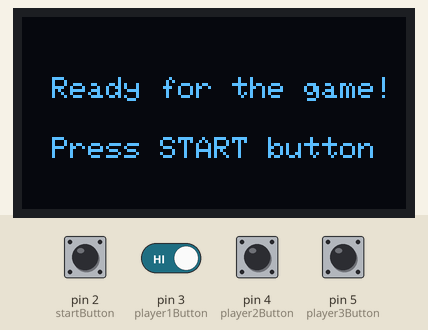
The sketch below on a simulated Arduino Uno, built with avr-gcc and run on an emulated ATmega328P. On the bench: 128×64 one-colour display. The inputs (shaded band) are chosen by the test bench; at power-on: pin 2 (startButton), pin 3 (player1Button), pin 4 (player2Button), pin 5 (player3Button) HIGH.

Above: at 1.2 s.
1.3 s: pin 2 (startButton) pulled LOW for 0.15 s
At 2.3 s:
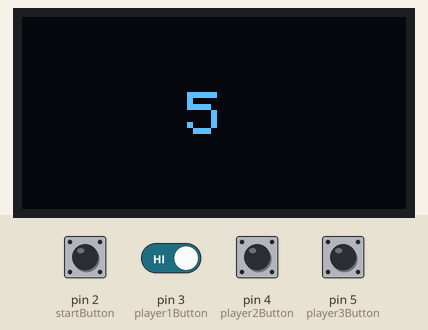
4.4 s: pin 2 (startButton) driven LOW and pin 3 (player1Button) driven LOW
At 7.2 s:
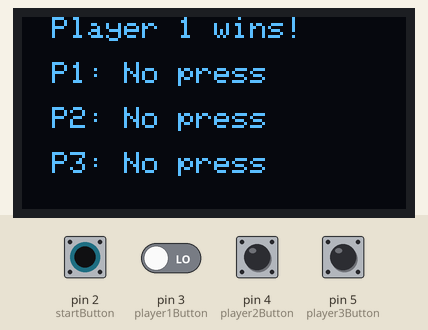
7.4 s: pin 2 (startButton) driven HIGH
At 7.9 s:
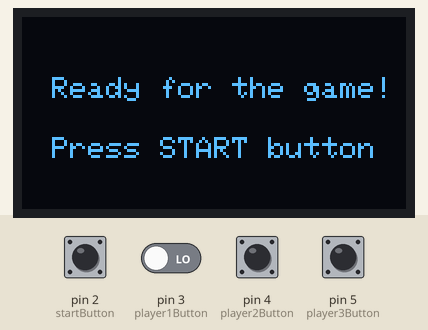
Timing chart, 0 to 10.4 s (numbered marks = the images above; inputs shaded):
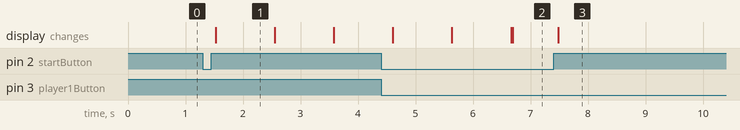

Measured:
- after the input at 1.3 s, the display: changes after 0.23 s (image 1)
- after the input at 4.4 s, the display: first differs from a run without the input after 2.3 s (image 2)
- after the input at 7.4 s, the display: changes after 0.08 s (image 3)
- what the display in image 1 shows lasts 1.1 s, from 1.5 s to 2.6 s

The sketch:

Reaction_Time_Game.ino.ino
```cpp
// Include libraries
#include <Wire.h>
#include <Adafruit_GFX.h>
#include <Adafruit_SSD1306.h>

#define SCREEN_WIDTH 128
#define SCREEN_HEIGHT 64

Adafruit_SSD1306 display(SCREEN_WIDTH, SCREEN_HEIGHT, &Wire, -1);

// Button pins
const int startButton = 2;
const int player1Button = 3;
const int player2Button = 4;
const int player3Button = 5;

bool gameStarted = false;
bool gameEnded = false;

unsigned long startTime;
unsigned long reactionTimes[3] = {0, 0, 0};
int winner = -1;

void setup() {
  Serial.begin(9600);

  pinMode(startButton, INPUT_PULLUP);
  pinMode(player1Button, INPUT_PULLUP);
  pinMode(player2Button, INPUT_PULLUP);
  pinMode(player3Button, INPUT_PULLUP);

  if (!display.begin(SSD1306_SWITCHCAPVCC, 0x3C)) {
    Serial.println("OLED not found!");
    while (true);
  }

  display.clearDisplay();
  display.setTextSize(1);
  display.setTextColor(SSD1306_WHITE);
  display.setCursor(10, 20);
  display.println("Ready for the game!");
  display.setCursor(10, 40);
  display.println("Press START button");
  display.display();
}

void loop() {
  if (!gameStarted && digitalRead(startButton) == LOW) {
    waitForRelease(startButton);
    startCountdown();
  }

  if (gameStarted && !gameEnded) {
    checkPlayerButtons();
  }

  if (gameEnded && digitalRead(startButton) == LOW) {
    waitForRelease(startButton);
    resetGame();
  }
}

void waitForRelease(int pin) {
  while (digitalRead(pin) == LOW);
  delay(50); // Debounce
}

void startCountdown() {
  display.clearDisplay();
  display.setTextSize(2);
  for (int i = 5; i >= 1; i--) {
    display.clearDisplay();
    display.setCursor(55, 25);
    display.print(i);
    display.display();
    delay(1000);
  }
  display.clearDisplay();
  display.setCursor(20, 20);
  display.setTextSize(1);
  display.println("GO!!! Press your button");
  display.display();

  gameStarted = true;
  gameEnded = false;
  startTime = millis();
}

void checkPlayerButtons() {
  if (digitalRead(player1Button) == LOW && reactionTimes[0] == 0) {
    reactionTimes[0] = millis() - startTime;
    setWinner(1);
  }
  if (digitalRead(player2Button) == LOW && reactionTimes[1] == 0) {
    reactionTimes[1] = millis() - startTime;
    setWinner(2);
  }
  if (digitalRead(player3Button) == LOW && reactionTimes[2] == 0) {
    reactionTimes[2] = millis() - startTime;
    setWinner(3);
  }
}

void setWinner(int playerNum) {
  if (!gameEnded) {
    winner = playerNum;
    gameEnded = true;
    showResult();
  }
}

void showResult() {
  display.clearDisplay();
  display.setTextSize(1);
  display.setCursor(10, 0);
  display.print("Player ");
  display.print(winner);
  display.println(" wins!");

  for (int i = 0; i < 3; i++) {
    display.setCursor(10, 15 + i * 15);
    display.print("P");
    display.print(i + 1);
    display.print(": ");
    if (reactionTimes[i] > 0) {
      display.print(reactionTimes[i]);
      display.println(" ms");
    } else {
      display.println("No press");
    }
  }
  display.display();
}

void resetGame() {
  winner = -1;
  gameStarted = false;
  gameEnded = false;
  for (int i = 0; i < 3; i++) {
    reactionTimes[i] = 0;
  }

  display.clearDisplay();
  display.setTextSize(1);
  display.setCursor(10, 20);
  display.println("Ready for the game!");
  display.setCursor(10, 40);
  display.println("Press START button");
  display.display();
}
```
